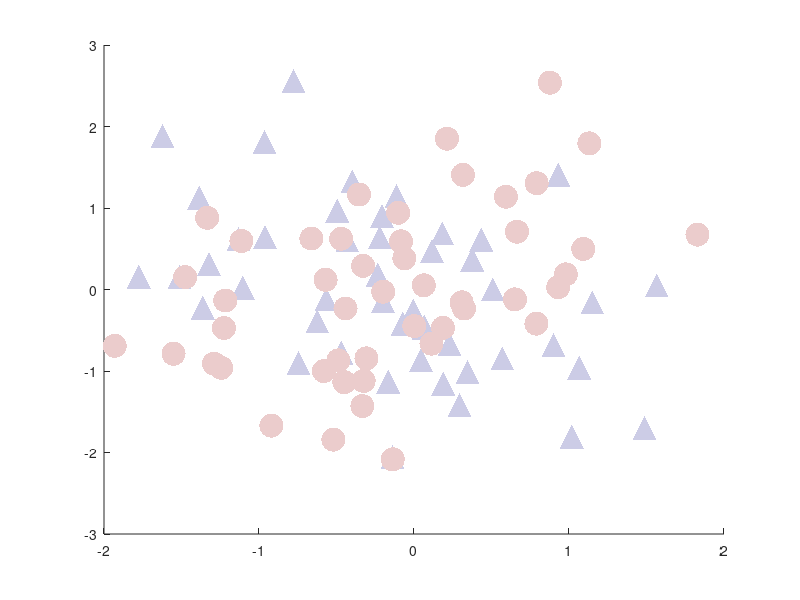

Write the MATLAB code that produced this figure. (Note: this script raises an error after producing the figure.)
%% FIGURE 7: % Correlation between Behaviour (BIS) & resting state functional connectivity (Positive Recall vs Positive Suppression)
% -------------------------------------------------------------------------
% This script reproduces Figure 7B from the manuscript and completes:
%   - Condition-specific visualization 
%   - Statistical comparison between the conditions 
%   - Figure export (300 dpi)
%
%
% REQUIREMENTS:
%   - MATLAB (R2021a or later)
%   - Statistics and Machine Learning Toolbox 
%   - Data file: 'Figure7B.mat' in present working directory 
%   - dependencies: error_ellipse.m in present working directory 
%
%
% OUTPUT:
%   - Figure replicating Figure 7B
%   - Statistical results 
%
% AUTHOR: Shruti Kinger <shrutik@iiitd.ac.in>
% DATE: 27 April 2026
% MANUSCRIPT: Resting-state functional connectivity correlates of emotional 
% memory control under cognitive load in subclinical anxiety
% -------------------------------------------------------------------------

clearvars;
close all;
clc;

%% --------------------------- LOAD DATA ----------------------------------

load Figure7.mat

score_bis_cond1 = mean_bis_posT;
score_rsfc_cond1 = zscore(data);

score_bis_cond2 = mean_bis_posNT;
score_rsfc_cond2 = zscore(data);

%% --------------------------- DEFINE COLORS ---------------------------------------

edgeColor = [0 0 128/255]; %BLUE;
edgeColor2 = [153/255 0 0]; % red

cond2FaceColor = edgeColor2 + (1 - edgeColor2) * 0.8;
cond1FaceColor = edgeColor + (1 - edgeColor) * 0.8; %blend factor =0.5
jitterAmount = 0.05;


%% --------------------------- FIGURE SETUP -------------------------------
figure('Color', 'w', 'Position', [100, 100, 600, 600]);

hold on;

%% --------------------------- SCATTER -------------------------------

jittered_bp_cond1= score_bis_cond1 + (rand(size(score_bis_cond1)) - 0.5) * jitterAmount;
jittered_rsfc_cond1 = score_rsfc_cond1 + (rand(size(score_rsfc_cond1)) - 0.5) * jitterAmount;

jittered_bp_cond2 = score_bis_cond2 + (rand(size(score_bis_cond2)) - 0.5) * jitterAmount;
jittered_rsfc_cond2 = score_rsfc_cond2 + (rand(size(score_rsfc_cond2)) - 0.5) * jitterAmount;

scatter(jittered_bp_cond1, jittered_rsfc_cond1, 'MarkerFaceColor', cond1FaceColor, 'MarkerEdgeColor','none', 'LineWidth',2, 'Marker','^','SizeData',300)
hold on
scatter(jittered_bp_cond2, jittered_rsfc_cond2, 'MarkerFaceColor', cond2FaceColor, 'MarkerEdgeColor','none', 'LineWidth',2, 'Marker','o', 'SizeData',300)


h = lsline;
set(h(1), 'Color', edgeColor2, 'LineWidth', 5,'LineStyle','-'); % First line for high FA
set(h(2), 'Color',edgeColor, 'LineWidth', 5,'LineStyle',":"); % Second line for low FA


scatter(jittered_bp_cond1, jittered_rsfc_cond1,  'MarkerEdgeColor', edgeColor, 'MarkerFaceColor','none', 'LineWidth',2, 'Marker','o','SizeData',300)
scatter(jittered_bp_cond2, jittered_rsfc_cond2, 'MarkerEdgeColor', edgeColor2, 'MarkerFaceColor', 'none', 'LineWidth',2, 'Marker','^', 'SizeData',300)

%% ---------------------- AXIS FORMATTING ---------------------------------

ax = gca;
ax.LineWidth = 2; % Axis line width
ax.FontSize = 16;
ax.XTickLabelMode = 'auto';
ax.XAxisLocation = 'bottom';
ax.XTickLabelRotation = 0; % Set rotation if needed
ax.TickDir = 'out';
xlabel('BIS (z-scores)')
ylabel('Resting state functional connectivity (z-scores)')


%% ===================== CONFIDENCE ELLIPSIS -----------------------------

cov_cond1 = cov(score_bis_cond1, score_rsfc_cond1);
cov_cond2 = cov(score_bis_cond2, score_rsfc_cond2);

% Mean points for the ellipses
mean_cond1 = mean([score_bis_cond1, score_rsfc_cond1]);
mean_cond2 = mean([score_bis_cond2, score_rsfc_cond2]);

% Plot the ellipses and capture the graphic handles
h_cond1 = error_ellipse(cov_cond1, mean_cond1, 'conf', 0.95);
h_cond2 = error_ellipse(cov_cond2, mean_cond2, 'conf', 0.95);

% Apply colors to the ellipses after creation
set(h_cond1, 'Color',edgeColor,'LineWidth',3); % Set color for low anxiety ellipse
set(h_cond2, 'Color',edgeColor2,'LineWidth',3);  % Set color for high anxiety ellipse

%% ===================== ASSUMPTION CHECKS FOR STATS ANALYSIS ================================

fprintf('\n--- ASSUMPTION CHECKS FOR STATS ANALYSIS ---\n');

%% 1. Normality (Lilliefors test on individual scores)

data = {
    score_bis_cond1, 'BIS-cond1';
    score_rsfc_cond1, 'rsFC-cond1';
    score_bis_cond2, 'BIS-cond2';
    score_rsfc_cond2, 'rsFC-cond2';
    
};

for i = 1:size(data,1)
    x = data{i,1};
    label = data{i,2};
    
    [h, p] = lillietest(x);
    
    fprintf('Lilliefors test for normality (%s): p = %.5f\n', label, p);
    
    if h == 0
        fprintf('Normality: NOT violated\n\n');
    else
        fprintf('Normality: VIOLATED\n\n');
    end
end


lower_bound = -3;
upper_bound = 3;




for i = 1:size(data,1)
    x = data{i,1};
    label = data{i,2};
    
    outliers = x < lower_bound | x > upper_bound;
    numOutliers = sum(outliers);
    
    fprintf('%sOutliers detected: %d\n', label, numOutliers);
    
    if numOutliers > 0
        fprintf('  Indices: ');
        disp(find(outliers)');
    else
        fprintf('  No outliers detected\n');
    end
    
    fprintf('\n'); % spacing
end


%% ===================== STATISTICAL ANALYSIS -----------------------------


[r_cond1, p_cond1] = corrcoef(score_bis_cond1, score_rsfc_cond1);


r_cond1 = r_cond1(1,2);
p_cond1 = p_cond1(1,2);

[r_cond2, p_cond2] = corrcoef(score_bis_cond2, score_rsfc_cond2);


r_cond2 = r_cond2(1,2);
p_cond2 = p_cond2(1,2);


mdl_cond1 = fitlm(score_bis_cond1, score_rsfc_cond1);
mdl_cond2 = fitlm(score_bis_cond2, score_rsfc_cond2);

slope_cond1 = mdl_cond1.Coefficients.Estimate(2);
Rsq_cond1 = mdl_cond1.Rsquared.Adjusted;

slope_cond2 = mdl_cond2.Coefficients.Estimate(2);
Rsq_cond2 = mdl_cond2.Rsquared.Adjusted;


% confidence interval
zcond2 = 0.5 * log((1 + r_cond2)/(1 - r_cond2));
zcond1 = 0.5 * log((1 + r_cond1)/(1 - r_cond1));
SE_cond2 = 1 / sqrt(length(score_rsfc_cond2) - 3);
SE_cond1 = 1/ sqrt(length(score_rsfc_cond1) - 3);

z_crit = 1.96; % for 95% CI
z_lower_cond2 = zcond2 - z_crit * SE_cond2;
z_upper_cond2 = zcond2 + z_crit * SE_cond2;

z_lowercond1 = zcond1 - z_crit * SE_cond1;
z_uppercond1 = zcond1 + z_crit * SE_cond1;

r_lower_cond2 = (exp(2*z_lower_cond2) - 1) / (exp(2*z_lower_cond2) + 1);
r_upper_cond2 = (exp(2*z_upper_cond2) - 1) / (exp(2*z_upper_cond2) + 1);

r_lower_cond1 = (exp(2*z_lowercond1) - 1) / (exp(2*z_lowercond1) +1);
r_upper_cond1 = (exp(2*z_uppercond1) -1) / (exp(2*z_uppercond1) +1);


fprintf('\n')
fprintf('Pearson''s r: %.4f, p-value: %.4f, Slope: %.4f, r CI: [%.4f, %.4f]\n', ...
    r_cond1, p_cond1, slope_cond1, r_lower_cond1, r_upper_cond1);
fprintf('\n')
fprintf('Pearson''s r: %.4f, p-value: %.4f, Slope: %.4f\n, r CI: [%.4f, %.4f]\n', ...
    r_cond2, p_cond2, slope_cond2, r_lower_cond2, r_upper_cond2);


%% ===================== SAVE FIGURE (300 DPI) ============================

output_name = 'Figure7B'; %for Figure6D/6F: change it to Figure6D/6F

% Save as PNG (300 dpi)
print(gcf, [output_name '.png'], '-dpng', '-r300');

% Save as TIFF (300 dpi)
print(gcf, [output_name '.tif'], '-dtiff', '-r300');
